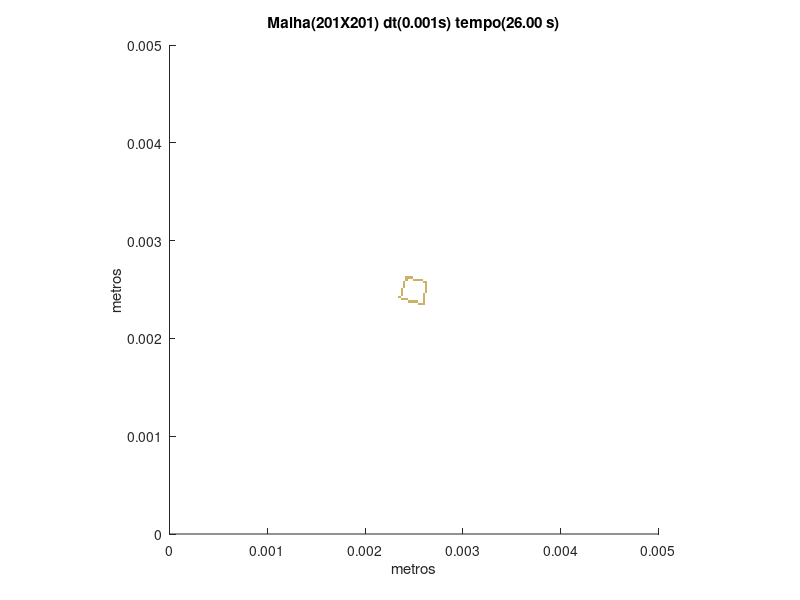

Recreate this plot in MATLAB.
set (gca,'PlotBoxAspectRatio',[1 1 1],'Xlim',[0,0.005],'Ylim',[0,0.005])
hold on
title('Malha(201X201) dt(0.001s) tempo(26.00 s)')
hold on
ylabel('metros')
hold on
xlabel('metros')
hold on

fill([0.00253731343283582 0.00253731343283582 0.00256218905472637 0.00256218905472637],[0.00233830845771144 0.00236318407960199 0.00236318407960199 0.00233830845771144],[0.8,0.7,0.4],'LineStyle','none')

fill([0.00256218905472637 0.00256218905472637 0.00258706467661692 0.00258706467661692],[0.00233830845771144 0.00236318407960199 0.00236318407960199 0.00233830845771144],[0.8,0.7,0.4],'LineStyle','none')

fill([0.00258706467661692 0.00258706467661692 0.00261194029850746 0.00261194029850746],[0.00233830845771144 0.00236318407960199 0.00236318407960199 0.00233830845771144],[0.8,0.7,0.4],'LineStyle','none')

fill([0.00243781094527363 0.00243781094527363 0.00246268656716418 0.00246268656716418],[0.00236318407960199 0.00238805970149254 0.00238805970149254 0.00236318407960199],[0.8,0.7,0.4],'LineStyle','none')

fill([0.00246268656716418 0.00246268656716418 0.00248756218905473 0.00248756218905473],[0.00236318407960199 0.00238805970149254 0.00238805970149254 0.00236318407960199],[0.8,0.7,0.4],'LineStyle','none')

fill([0.00248756218905473 0.00248756218905473 0.00251243781094527 0.00251243781094527],[0.00236318407960199 0.00238805970149254 0.00238805970149254 0.00236318407960199],[0.8,0.7,0.4],'LineStyle','none')

fill([0.00251243781094527 0.00251243781094527 0.00253731343283582 0.00253731343283582],[0.00236318407960199 0.00238805970149254 0.00238805970149254 0.00236318407960199],[0.8,0.7,0.4],'LineStyle','none')

fill([0.00258706467661692 0.00258706467661692 0.00261194029850746 0.00261194029850746],[0.00236318407960199 0.00238805970149254 0.00238805970149254 0.00236318407960199],[0.8,0.7,0.4],'LineStyle','none')

fill([0.00236318407960199 0.00236318407960199 0.00238805970149254 0.00238805970149254],[0.00238805970149254 0.00241293532338308 0.00241293532338308 0.00238805970149254],[0.8,0.7,0.4],'LineStyle','none')

fill([0.00238805970149254 0.00238805970149254 0.00241293532338308 0.00241293532338308],[0.00238805970149254 0.00241293532338308 0.00241293532338308 0.00238805970149254],[0.8,0.7,0.4],'LineStyle','none')

fill([0.00241293532338308 0.00241293532338308 0.00243781094527363 0.00243781094527363],[0.00238805970149254 0.00241293532338308 0.00241293532338308 0.00238805970149254],[0.8,0.7,0.4],'LineStyle','none')

fill([0.00258706467661692 0.00258706467661692 0.00261194029850746 0.00261194029850746],[0.00238805970149254 0.00241293532338308 0.00241293532338308 0.00238805970149254],[0.8,0.7,0.4],'LineStyle','none')

fill([0.00233830845771144 0.00233830845771144 0.00236318407960199 0.00236318407960199],[0.00241293532338308 0.00243781094527363 0.00243781094527363 0.00241293532338308],[0.8,0.7,0.4],'LineStyle','none')

fill([0.00258706467661692 0.00258706467661692 0.00261194029850746 0.00261194029850746],[0.00241293532338308 0.00243781094527363 0.00243781094527363 0.00241293532338308],[0.8,0.7,0.4],'LineStyle','none')

fill([0.00236318407960199 0.00236318407960199 0.00238805970149254 0.00238805970149254],[0.00243781094527363 0.00246268656716418 0.00246268656716418 0.00243781094527363],[0.8,0.7,0.4],'LineStyle','none')

fill([0.00258706467661692 0.00258706467661692 0.00261194029850746 0.00261194029850746],[0.00243781094527363 0.00246268656716418 0.00246268656716418 0.00243781094527363],[0.8,0.7,0.4],'LineStyle','none')

fill([0.00236318407960199 0.00236318407960199 0.00238805970149254 0.00238805970149254],[0.00246268656716418 0.00248756218905473 0.00248756218905473 0.00246268656716418],[0.8,0.7,0.4],'LineStyle','none')

fill([0.00261194029850746 0.00261194029850746 0.00263681592039801 0.00263681592039801],[0.00246268656716418 0.00248756218905473 0.00248756218905473 0.00246268656716418],[0.8,0.7,0.4],'LineStyle','none')

fill([0.00236318407960199 0.00236318407960199 0.00238805970149254 0.00238805970149254],[0.00248756218905473 0.00251243781094527 0.00251243781094527 0.00248756218905473],[0.8,0.7,0.4],'LineStyle','none')

fill([0.00261194029850746 0.00261194029850746 0.00263681592039801 0.00263681592039801],[0.00248756218905473 0.00251243781094527 0.00251243781094527 0.00248756218905473],[0.8,0.7,0.4],'LineStyle','none')

fill([0.00238805970149254 0.00238805970149254 0.00241293532338308 0.00241293532338308],[0.00251243781094527 0.00253731343283582 0.00253731343283582 0.00251243781094527],[0.8,0.7,0.4],'LineStyle','none')

fill([0.00261194029850746 0.00261194029850746 0.00263681592039801 0.00263681592039801],[0.00251243781094527 0.00253731343283582 0.00253731343283582 0.00251243781094527],[0.8,0.7,0.4],'LineStyle','none')

fill([0.00238805970149254 0.00238805970149254 0.00241293532338308 0.00241293532338308],[0.00253731343283582 0.00256218905472637 0.00256218905472637 0.00253731343283582],[0.8,0.7,0.4],'LineStyle','none')

fill([0.00261194029850746 0.00261194029850746 0.00263681592039801 0.00263681592039801],[0.00253731343283582 0.00256218905472637 0.00256218905472637 0.00253731343283582],[0.8,0.7,0.4],'LineStyle','none')

fill([0.00238805970149254 0.00238805970149254 0.00241293532338308 0.00241293532338308],[0.00256218905472637 0.00258706467661692 0.00258706467661692 0.00256218905472637],[0.8,0.7,0.4],'LineStyle','none')

fill([0.00258706467661692 0.00258706467661692 0.00261194029850746 0.00261194029850746],[0.00256218905472637 0.00258706467661692 0.00258706467661692 0.00256218905472637],[0.8,0.7,0.4],'LineStyle','none')

fill([0.00261194029850746 0.00261194029850746 0.00263681592039801 0.00263681592039801],[0.00256218905472637 0.00258706467661692 0.00258706467661692 0.00256218905472637],[0.8,0.7,0.4],'LineStyle','none')

fill([0.00241293532338308 0.00241293532338308 0.00243781094527363 0.00243781094527363],[0.00258706467661692 0.00261194029850746 0.00261194029850746 0.00258706467661692],[0.8,0.7,0.4],'LineStyle','none')

fill([0.00248756218905473 0.00248756218905473 0.00251243781094527 0.00251243781094527],[0.00258706467661692 0.00261194029850746 0.00261194029850746 0.00258706467661692],[0.8,0.7,0.4],'LineStyle','none')

fill([0.00251243781094527 0.00251243781094527 0.00253731343283582 0.00253731343283582],[0.00258706467661692 0.00261194029850746 0.00261194029850746 0.00258706467661692],[0.8,0.7,0.4],'LineStyle','none')

fill([0.00253731343283582 0.00253731343283582 0.00256218905472637 0.00256218905472637],[0.00258706467661692 0.00261194029850746 0.00261194029850746 0.00258706467661692],[0.8,0.7,0.4],'LineStyle','none')

fill([0.00256218905472637 0.00256218905472637 0.00258706467661692 0.00258706467661692],[0.00258706467661692 0.00261194029850746 0.00261194029850746 0.00258706467661692],[0.8,0.7,0.4],'LineStyle','none')

fill([0.00241293532338308 0.00241293532338308 0.00243781094527363 0.00243781094527363],[0.00261194029850746 0.00263681592039801 0.00263681592039801 0.00261194029850746],[0.8,0.7,0.4],'LineStyle','none')

fill([0.00243781094527363 0.00243781094527363 0.00246268656716418 0.00246268656716418],[0.00261194029850746 0.00263681592039801 0.00263681592039801 0.00261194029850746],[0.8,0.7,0.4],'LineStyle','none')

fill([0.00246268656716418 0.00246268656716418 0.00248756218905473 0.00248756218905473],[0.00261194029850746 0.00263681592039801 0.00263681592039801 0.00261194029850746],[0.8,0.7,0.4],'LineStyle','none')
